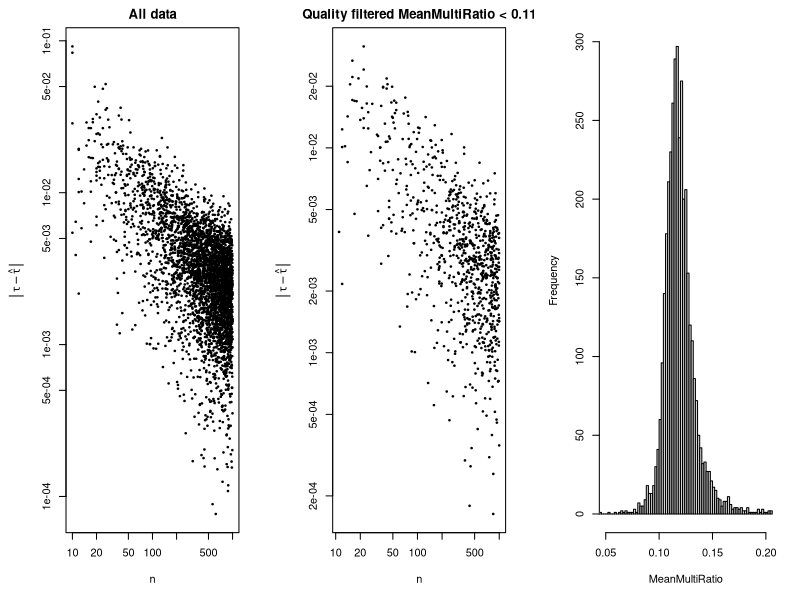

The R source for this figure:
d = read.table("numberofpoints02.dat")
pdf('numberofpoints02.pdf', width=12.0, height=3)
par(mfrow=c(1,3), mar=c(5.1, 5.0, 2.1, 2.1))
plot(d$V1, d$V2, log="xy", pch=20, cex=0.5, xlab=expression(n), ylab=expression(group("|",tau-hat(tau),"|")), main='All data')
with(d[d$V13 < 0.11,], plot(V1, V2, log='xy', pch=20, cex=0.5, main='Quality filtered MeanMultiRatio < 0.11', xlab=expression(n), ylab=expression(group("|",tau-hat(tau),"|"))))
hist(d$V13, breaks=500, xlim=c(0.05, 0.2), main='', xlab='MeanMultiRatio')
#library(rgl)
#plot3d(log(d$V1), log(d$V12), log(d$V2), size=0.05, ylim=c(0.0, 1.5), log="xy", pch=20, cex=0.1, xlab=expression(n), ylab=expression(group("|",tau-hat(tau),"|")))
dev.off()